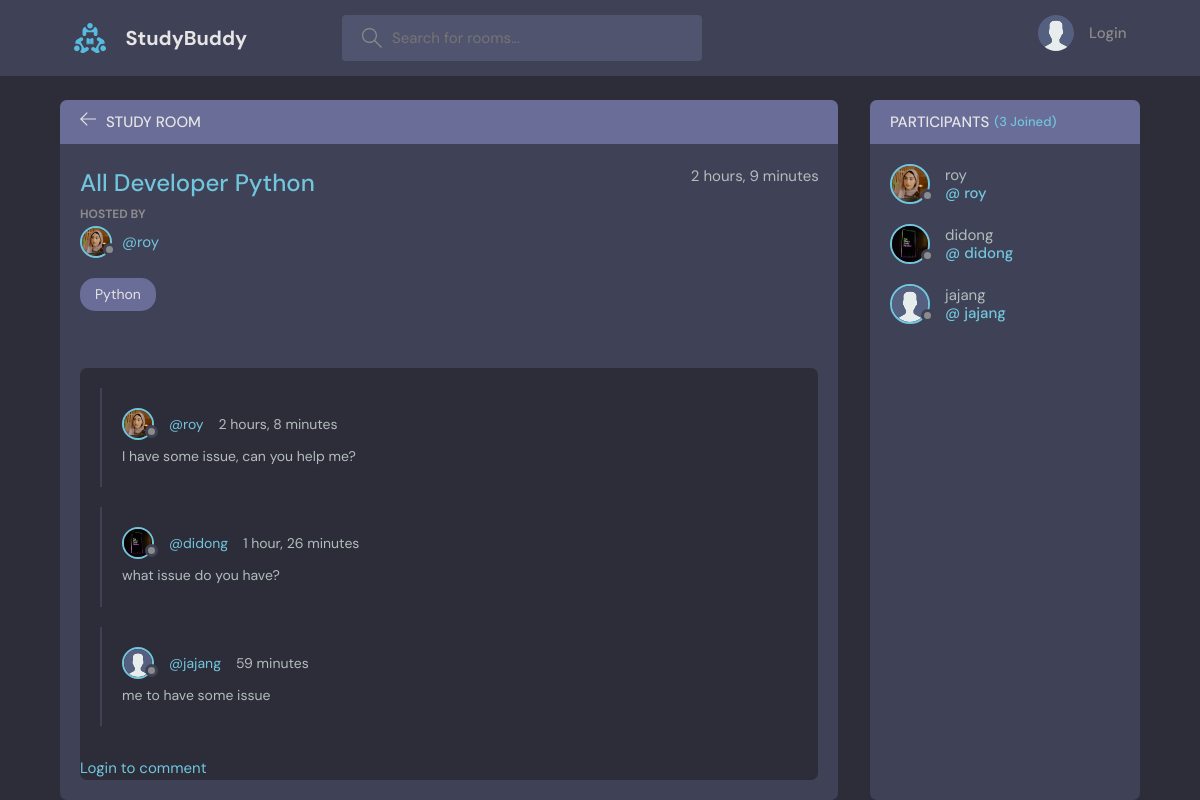
The page /room/1/ on the database its author committed.
### discord/models.py (models this page shows, shortened)
class Room(models.Model):
    host = models.ForeignKey(User, on_delete=models.SET_NULL, null=True)
    topic = models.ForeignKey(Topic, on_delete=models.SET_NULL, null=True)
    name = models.CharField(max_length=200)
    description = models.TextField(blank=True)
    participants = models.ManyToManyField(User, related_name='participants', blank=True)
    created_at = models.DateTimeField(auto_now_add=True)
    updated_at = models.DateField(auto_now=True)
    class Meta:
        ordering = ['-updated_at', '-created_at']

class User(AbstractUser):
    name = models.CharField(max_length=200, null=True)
    email = models.EmailField(null=True, unique=True)
    bio = models.TextField(null=True, blank=True)
    avatar = models.ImageField(null=True, default='avatar.svg')
    USERNAME_FIELD = 'email'
    REQUIRED_FIELDS = []

class Topic(models.Model):
    name = models.CharField(max_length=200)
    def __str__(self) -> str:
        return self.name

class Message(models.Model):
    user = models.ForeignKey(User, on_delete=models.CASCADE)
    room = models.ForeignKey(Room, on_delete=models.CASCADE)
    body = models.TextField(blank=True)
    created_at = models.DateTimeField(auto_now_add=True)
    updated_at = models.DateField(auto_now=True)
    class Meta:
        ordering = ['updated_at', 'created_at']

### discord/views.py (the view, shortened to what this page needs)
# urls.py: path('room/<str:pk>', views.getRoom)
def room(request, pk):
    room = Room.objects.get(id=pk)
    room_messages = room.message_set.all()
    participants = room.participants.all()
    context = {
        'room': room,
        'room_messages': room_messages,
        'participants': participants,
    }
    return render(request, 'base/room.html', context)

### discord/templates/base/room.html (shortened to what this page needs)
{% extends 'main.html' %} {% block title %}{{ room.name }} | Studybudy{% endblock %} {% block content %}
<main class="profile-page layout layout--2">
    <div class="container">
        <div class="room">
            <div class="room__top">
                <div class="room__topLeft">
                    <a href="{% url 'home' %}">
                        <svg version="1.1" xmlns="http://www.w3.org/2000/svg" width="32" height="32" viewBox="0 0 32 32">
                <title>arrow-left</title>
                <path
                  d="M13.723 2.286l-13.723 13.714 13.719 13.714 1.616-1.611-10.96-10.96h27.625v-2.286h-27.625l10.965-10.965-1.616-1.607z">
                </path>
              </svg>
                    </a>
                    <h3>Study Room</h3>
                </div>
            </div>
            <div class="room__box scroll">
                <div class="room__header scroll">
                    <div class="room__info">
                        <h3>{{ room.name }}</h3>
                        <span>{{ room.created_at|timesince }}</span>
                    </div>
                    <div class="room__hosted">
                        <p>Hosted by</p>
                        <a href="{% url 'profile' room.host.id %}" class="room__author">
                            <div class="avatar avatar--small">
                                <img src="{{ room.host.avatar.url }}" alt="avatar user">
                            </div>
                            <span>@{{ room.host.username }}</span>
                        </a>
                    </div>
                    <span class="room__topics">{{ room.topic }}</span>
                </div>
                <div class="room__conversation">
                    <div class="threads scroll">
                        {% for message in room_messages %}
                        <div class="thread">
                            <div class="thread__top">
                                <div class="thread__author">
                                    <a href="{% url 'profile' message.user.id %}" class="thread__author">
                                        <div class="avatar avatar--small">
                                            <img src="{{ message.user.avatar.url }}" alt="avatar user">
                                        </div>
                                        <span>@{{ message.user.username }}</span>
                                    </a>
                                    <span class="thread__date">
                                {{ message.created_at|timesince }}
                              </span>
                                </div>
                            </div>
                            <div class="thread__details">
                                {{ message.body }}
                            </div>
                        </div>
                        {% endfor %}
                    </div>
                </div>
            </div>
            <div class="room__message">
                <form action="" method="post">
                    {% csrf_token %} {% if request.user.is_authenticated %}
                    <input type="text" name="body" placeholder="comment here..."> {% else %}
                    <a href="{% url 'login' %}" style="text-align: center;">Login to comment</a> {% endif %}
                </form>
            </div>
        </div>
        <div class="participants">
            <h3 class="participants__top">Participants <span>({{ participants.count }} Joined)</span></h3>
            <div class="participants__list scroll">
                {% for participant in participants %}
                <a href="{% url 'profile' participant.id %}" class="participant">
                    <div class="avatar avatar--medium">
                        <img src="{{ participant.avatar.url }}" alt="">
                    </div>
                    <p>
                        {{ participant.username }}
                        <span>@ {{ participant.username }}</span>
                    </p>
                </a>
                {% endfor %}
            </div>
        </div>
    </div>
</main>
{% endblock content %}

### rows shown on the page
Room: name "All Developer Python", created_at "2 hours, 9 minutes", host.avatar (placeholder picture), host.username "roy", topic "Python"
Message: user.avatar (placeholder picture), user.username "roy", created_at "2 hours, 8 minutes", body "I have some issue, can you help me?"
Message: user.avatar (picture), user.username "didong", created_at "1 hour, 26 minutes", body "what issue do you have?"
Message: user.avatar (placeholder picture), user.username "jajang", created_at "59 minutes", body "me to have some issue"
User: avatar (placeholder picture), username "roy"
User: avatar (picture), username "didong"
User: avatar (placeholder picture), username "jajang"

### other values the page prints
{{ participants.count }} "3"
